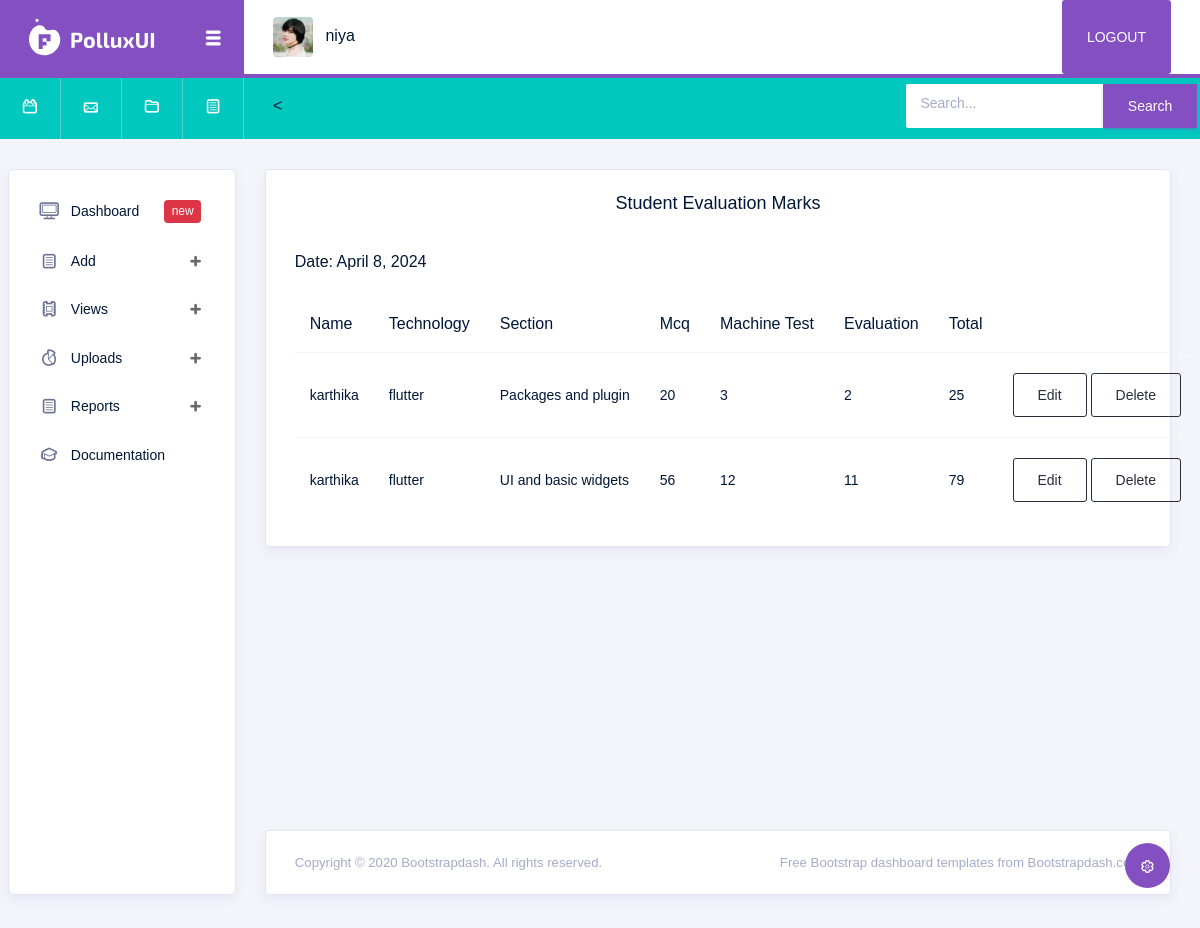
/admin_evaluation/ (signed in), run on the app's committed database.
### Futura_App/models.py (models this page shows, shortened)
class Login(AbstractUser):
    is_student = models.BooleanField(default=False)
    is_trainer = models.BooleanField(default=False)

class Evaluation(models.Model):
    student = models.ForeignKey(Student, on_delete=models.DO_NOTHING, null=True, blank=True)
    technology = models.ForeignKey(Technologies, on_delete=models.CASCADE, null=True, blank=True)
    evaluation_date = models.DateField(null=True, blank=True)
    evaluation_section = models.ForeignKey(Sections, on_delete=models.DO_NOTHING, null=True, blank=True)
    mcq=models.IntegerField(null=True, blank=True)
    machine_test=models.IntegerField(null=True, blank=True)
    evaluation=models.IntegerField(null=True, blank=True)
    total_mark=models.IntegerField(null=True, blank=True)

class Student(models.Model):
    user = models.OneToOneField(Login, on_delete=models.CASCADE, related_name='students')
    date = models.DateTimeField(default=timezone.now)
    name = models.CharField(max_length=250, null=True, blank=True)
    location = models.CharField(max_length=250, null=True, blank=True)
    district = models.CharField(max_length=250, null=True, blank=True)
    qualification = models.CharField(max_length=250, null=True, blank=True)
    branch = models.CharField(max_length=250, null=True, blank=True)
    college = models.CharField(max_length=250, null=True, blank=True)
    year_of_passout = models.CharField(max_length=250, null=True, blank=True)
    university = models.CharField(max_length=250, null=True, blank=True)
    phone_no = models.CharField(max_length=250, null=True, blank=True)
    whatsapp_no = models.CharField(max_length=250, null=True, blank=True)
    email_id = models.EmailField(null=True, blank=True)
    guardian_name = models.CharField(max_length=250, null=True, blank=True)
    guardian_phno = models.CharField(max_length=250, null=True, blank=True)
    internship_project = models.CharField(max_length=250, null=True, blank=True)
    mod_of_class = models.CharField(max_length=250, null=True, blank=True)
    technology = models.ForeignKey(Technologies, on_delete=models.CASCADE, null=True, blank=True)
    duration = models.CharField(max_length=250, null=True, blank=True)
    How_do_you_reach_us = models.CharField(max_length=250, null=True, blank=True)
    staff = models.ForeignKey(Trainer, on_delete=models.CASCADE, null=True, blank=True)

class Technologies(models.Model):
    name = models.CharField(max_length=100,null=True, blank=True)
    def __str__(self):
        return self.name

class Sections(models.Model):
    technology=models.ForeignKey(Technologies, on_delete=models.CASCADE, null=True, blank=True)
    name = models.CharField(max_length=100, null=True, blank=True)
    def __str__(self):
        return self.name

### Futura_App/admin_views.py (the view)
# urls.py: path('admin_evaluation/', admin_views.admin_evaluation, name='admin_evaluation'),
@login_required(login_url='login_view')
def admin_evaluation(request):
    evaluations = Evaluation.objects.all().order_by('evaluation_date')
    grouped_evaluations = {}
    for date, group in groupby(evaluations, key=lambda x: x.evaluation_date):
        grouped_evaluations[date] = list(group)
    return render(request, "admintemp/evaluation_view.html", {'grouped_evaluations': grouped_evaluations})

### templates/admintemp/evaluation_view.html (shortened to what this page needs)
{% extends 'admintemp/base.html' %}
{% load crispy_forms_tags %}
{% block content %}
<div class="col-lg-12">
  <div class="card ">
  <div class="card-body">
    <h5 class="card-title text-center">Student Evaluation Marks</h5>
    {% if not grouped_evaluations %}
    <h1 class="text-center">No contents </h1>
{% else %}
    {% for date, evaluations in grouped_evaluations.items %}
       <br> <h6>Date: {{ date }}</h6><br>
    <table class="table">
  <thead>
    <tr>
      <th scope="col">Name</th>
        <th scope="col">Technology</th>
        <th scope="col">Section</th>
      <th scope="col">Mcq</th>
      <th scope="col">Machine Test</th>
      <th scope="col">Evaluation</th>
      <th scope="col">Total</th>
     </tr>
  </thead>
  <tbody>
  {% for i in evaluations %}
    <tr>
      <td>{{i.student.name}}</td>
        <td>{{i.technology}}</td>
        <td>{{i.evaluation_section}}</td>
      <td>{{i.mcq}}</td>
        <td>{{i.machine_test}}</td>
      <td>{{i.evaluation}}</td>
      <td>{{i.total_mark}}</td>
      <td>
        <a href="{% url 'admin_evaluation_update' i.id %}"><button type="button" class="btn btn-outline-dark">Edit</button></a>
        <form action="{% url 'admin_evaluation_delete' i.id %}" method="post" style="display: inline;">
            <button type="submit" class="btn btn-outline-dark">Delete</button>
        </form>
      </td>
    </tr>
{% endfor %}
  </tbody>
</table>
       {% endfor %}
{% endif %}
  </div>
</div>
</div>
{% endblock %}

### templates/admintemp/base.html (shortened to what this page needs)
<!DOCTYPE html>
<html lang="en">
{% load static %}
<head>
  <link rel="stylesheet" href=" {% static 'adminvendor/vendors/typicons/typicons.css' %} ">
  <link rel="stylesheet" href=" {% static 'adminvendor/vendors/css/vendor.bundle.base.css' %} ">
  <link rel="stylesheet" href=" {% static 'css/admincss/css/vertical-layout-light/style.css' %} ">
</head>
<body>
  <div class="container-scroller">
    <nav class="navbar col-lg-12 col-12 p-0 fixed-top d-flex flex-row">
      <div class="navbar-brand-wrapper d-flex justify-content-center">
        <div class="navbar-brand-inner-wrapper d-flex justify-content-between align-items-center w-100">
          <a class="navbar-brand brand-logo" href=" {% static 'index.html' %} "><img src=" {% static 'images/adminimages/images/logo.svg' %} " alt="logo"/></a>
          <button class="navbar-toggler navbar-toggler align-self-center" type="button" data-toggle="minimize">
            <span class="typcn typcn-th-menu"></span>
          </button>
        </div>
      </div>
      <div class="navbar-menu-wrapper d-flex align-items-center justify-content-end">
        <ul class="navbar-nav mr-lg-2">
          <li class="nav-item nav-profile dropdown">
            <a class="nav-link" href="#" data-toggle="dropdown" id="profileDropdown">
              <img src=" {% static 'images/adminimages/images/faces/face5.jpg' %} " alt="profile"/>
              <span class="nav-profile-name">{{request.user}}</span>
            </a>
          </li>
        </ul>
        <ul class="navbar-nav navbar-nav-right">
          <button class="btn" style="background-color:#844fc1;"><a href="{% url 'logout_view' %}" style="color:white;text-decoration:none" >LOGOUT</a></button>
       </ul>
      </div>
    </nav>
    <nav class="navbar-breadcrumb col-xl-12 col-12 d-flex flex-row p-0">
      <div class="navbar-links-wrapper d-flex align-items-stretch">
        <div class="nav-link">
          <a href=" {% static 'javascript:;' %} "><i class="typcn typcn-calendar-outline"></i></a>
        </div>
        <div class="nav-link">
          <a href=" {% static 'javascript:;' %} "><i class="typcn typcn-mail"></i></a>
        </div>
        <div class="nav-link">
          <a href=" {% static 'javascript:;' %} "><i class="typcn typcn-folder"></i></a>
        </div>
        <div class="nav-link">
          <a href=" {% static 'javascript:;' %} "><i class="typcn typcn-document-text"></i></a>
        </div>
      </div>
      <div class="navbar-menu-wrapper d-flex align-items-center justify-content-end">
<        <ul class="navbar-nav navbar-nav-right">
          <li class="nav-item nav-search d-none d-md-block mr-0">
            <form class="form-inline">
            <div class="input-group">
              <input type="text" class="form-control" placeholder="Search..." id="searchField"  name="srch" aria-label="search" aria-describedby="search">
              <div class="input-group-prepend">
                 <button class="btn btn-primary" type="submit">Search</button>
              </div>
            </div>
            </form>
          </li>
        </ul>
      </div>
    </nav>
    <div class="container-fluid page-body-wrapper">
      <div class="theme-setting-wrapper">
        <div id="settings-trigger"><i class="typcn typcn-cog-outline"></i></div>
      </div>
      <nav class="sidebar sidebar-offcanvas" id="sidebar">
        <ul class="nav">
          <li class="nav-item">
            <a class="nav-link" href=" {% url 'admin_page' %} ">
              <i class="typcn typcn-device-desktop menu-icon"></i>
              <span class="menu-title">Dashboard</span>
              <div class="badge badge-danger">new</div>
            </a>
          </li>
          <li class="nav-item">
            <a class="nav-link" data-toggle="collapse" href="#ui-basic" aria-expanded="false" aria-controls="ui-basic">
              <i class="typcn typcn-document-text menu-icon"></i>
              <span class="menu-title">Add</span>
              <i class="menu-arrow"></i>
            </a>
          </li>
          <li class="nav-item">
            <a class="nav-link" data-toggle="collapse" href="#form-elements" aria-expanded="false" aria-controls="viewsdata">
              <i class="typcn typcn-film menu-icon"></i>
              <span class="menu-title">Views</span>
              <i class="menu-arrow"></i>
            </a>
          </li>
          <li class="nav-item">
            <a class="nav-link" data-toggle="collapse" href="#charts"aria-expanded="false" aria-controls="charts">
              <i class="typcn typcn-chart-pie-outline menu-icon"></i>
              <span class="menu-title">Uploads</span>
              <i class="menu-arrow"></i>
            </a>
          </li>
<li class="nav-item">
            <a class="nav-link" data-toggle="collapse" href="#report" aria-expanded="false" aria-controls="ui-basic">
              <i class="typcn typcn-document-text menu-icon"></i>
              <span class="menu-title">Reports</span>
              <i class="menu-arrow"></i>
            </a>
          </li>
          <li class="nav-item">
            <a class="nav-link" href="https://bootstrapdash.com/demo/polluxui-free/docs/documentation.html">
              <i class="typcn typcn-mortar-board menu-icon"></i>
              <span class="menu-title">Documentation</span>
            </a>
          </li>
        </ul>
      </nav>
      <div class="main-panel">
        <div class="content-wrapper">
          <div class="row">
            {% block content %}{% endblock %}
            <div class="col-xl-6 grid-margin stretch-card flex-column">
              <div class="row">
              </div>
            </div>
            <div class="col-xl-6 grid-margin stretch-card flex-column">
              <div class="row h-100">
                <div class="col-md-12 stretch-card">
                </div>
              </div>
            </div>
          </div>
          <div class="row">
            <div class="col-xl-4 grid-margin stretch-card">
            </div>
            <div class="col-md-6 col-xl-4 grid-margin stretch-card">
              <div class="row">
              </div>
            </div>
            <div class="col-md-6 col-xl-4 grid-margin stretch-card">
            </div>
          </div>
          <div class="row">
          </div>
        </div>
        <footer class="footer">
            <div class="card">
                <div class="card-body">
                    <div class="d-sm-flex justify-content-center justify-content-sm-between">
                        <span class="text-muted text-center text-sm-left d-block d-sm-inline-block">Copyright © 2020 <a href="https://www.bootstrapdash.com/" class="text-muted" target="_blank">Bootstrapdash</a>. All rights reserved.</span>
                        <span class="float-none float-sm-right d-block mt-1 mt-sm-0 text-center text-muted">Free <a href="https://www.bootstrapdash.com/" class="text-muted" target="_blank">Bootstrap dashboard</a> templates from Bootstrapdash.com</span>
                    </div>
                </div>
            </div>
        </footer>
      </div>
    </div>
  </div>
</body>
</html>

### data on the page
Login: user "niya"
Evaluation: evaluation_date "April 8, 2024", student.name "karthika", technology "flutter", evaluation_section "Packages and plugin", mcq "20", machine_test "3", evaluation "2", total_mark "25"
Evaluation: student.name "karthika", technology "flutter", evaluation_section "UI and basic widgets", mcq "56", machine_test "12", evaluation "11", total_mark "79"
